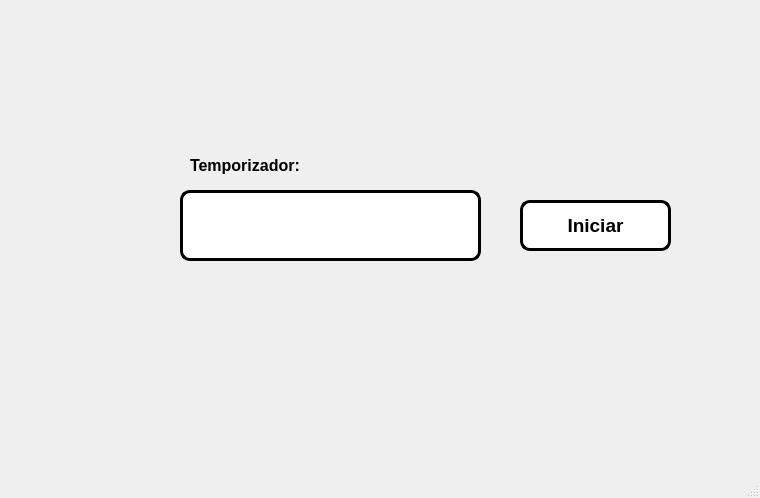
<?xml version="1.0" encoding="UTF-8"?>
<ui version="4.0">
 <class>MainWindow</class>
 <widget class="QMainWindow" name="MainWindow">
  <property name="geometry">
   <rect>
    <x>0</x>
    <y>0</y>
    <width>760</width>
    <height>498</height>
   </rect>
  </property>
  <property name="windowTitle">
   <string>MainWindow</string>
  </property>
  <widget class="QWidget" name="centralwidget">
   <widget class="QLabel" name="label_5">
    <property name="geometry">
     <rect>
      <x>190</x>
      <y>150</y>
      <width>231</width>
      <height>31</height>
     </rect>
    </property>
    <property name="font">
     <font>
      <pointsize>12</pointsize>
      <weight>75</weight>
      <bold>true</bold>
     </font>
    </property>
    <property name="text">
     <string>Temporizador:</string>
    </property>
   </widget>
   <widget class="QLineEdit" name="txt_temporizador">
    <property name="geometry">
     <rect>
      <x>180</x>
      <y>190</y>
      <width>301</width>
      <height>71</height>
     </rect>
    </property>
    <property name="font">
     <font>
      <pointsize>25</pointsize>
      <weight>75</weight>
      <bold>true</bold>
     </font>
    </property>
    <property name="styleSheet">
     <string notr="true">background-color: rgb(255, 255, 255);
border-radius: 10px;
border: 3px solid black</string>
    </property>
    <property name="alignment">
     <set>Qt::AlignCenter</set>
    </property>
   </widget>
   <widget class="QLabel" name="label_2">
    <property name="geometry">
     <rect>
      <x>10</x>
      <y>20</y>
      <width>151</width>
      <height>111</height>
     </rect>
    </property>
    <property name="styleSheet">
     <string notr="true"/>
    </property>
    <property name="text">
     <string/>
    </property>
    <property name="pixmap">
     <pixmap resource="../Archivos/Recursos.qrc">:/Fotos/logofacultad.jpg</pixmap>
    </property>
    <property name="scaledContents">
     <bool>true</bool>
    </property>
   </widget>
   <widget class="QLabel" name="label_3">
    <property name="geometry">
     <rect>
      <x>580</x>
      <y>10</y>
      <width>161</width>
      <height>111</height>
     </rect>
    </property>
    <property name="styleSheet">
     <string notr="true"/>
    </property>
    <property name="text">
     <string/>
    </property>
    <property name="pixmap">
     <pixmap resource="../Archivos/Recursos.qrc">:/Fotos/logoUAT.jpg</pixmap>
    </property>
    <property name="scaledContents">
     <bool>true</bool>
    </property>
   </widget>
   <widget class="QLabel" name="label_4">
    <property name="geometry">
     <rect>
      <x>580</x>
      <y>310</y>
      <width>161</width>
      <height>121</height>
     </rect>
    </property>
    <property name="styleSheet">
     <string notr="true"/>
    </property>
    <property name="text">
     <string/>
    </property>
    <property name="pixmap">
     <pixmap resource="../Archivos/Recursos.qrc">:/Fotos/kirby buchon.jpg</pixmap>
    </property>
    <property name="scaledContents">
     <bool>true</bool>
    </property>
   </widget>
   <widget class="QPushButton" name="btn_temporizador">
    <property name="geometry">
     <rect>
      <x>520</x>
      <y>200</y>
      <width>151</width>
      <height>51</height>
     </rect>
    </property>
    <property name="font">
     <font>
      <pointsize>14</pointsize>
      <weight>75</weight>
      <bold>true</bold>
     </font>
    </property>
    <property name="styleSheet">
     <string notr="true">background-color: rgb(255, 255, 255);
border-radius: 10px;
border: 3px solid black</string>
    </property>
    <property name="text">
     <string>Iniciar</string>
    </property>
   </widget>
  </widget>
  <widget class="QMenuBar" name="menubar">
   <property name="geometry">
    <rect>
     <x>0</x>
     <y>0</y>
     <width>760</width>
     <height>26</height>
    </rect>
   </property>
  </widget>
  <widget class="QStatusBar" name="statusbar"/>
 </widget>
 <resources>
  <include location="../Archivos/Recursos.qrc"/>
 </resources>
 <connections/>
</ui>
